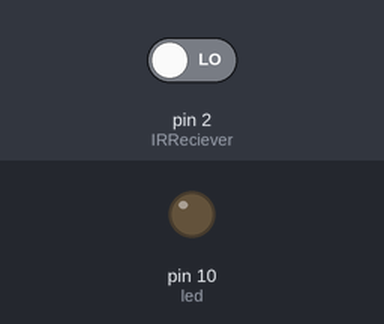
A sketch run on a simulated Arduino Uno, built with avr-gcc and run on an emulated ATmega328P. Parts: output pins drawn as LEDs (lit = HIGH). Inputs (shaded band) come from the test bench; at power-on: pin 2 (IRReciever) LOW.

Above: at 1.2 s.
1.3 s: pin 2 (IRReciever) driven HIGH
At 2.4 s:
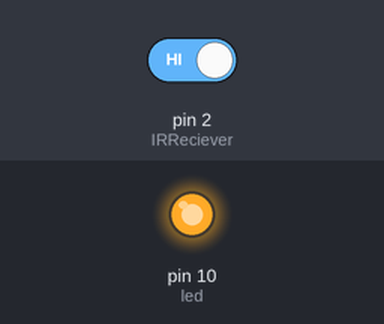
2.8 s: pin 2 (IRReciever) driven LOW
At 3.5 s:
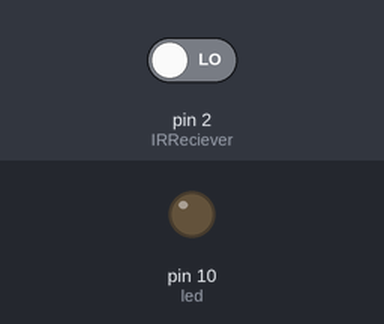
Timing chart, 0 to 5.8 s (numbered marks = the images above; inputs shaded):
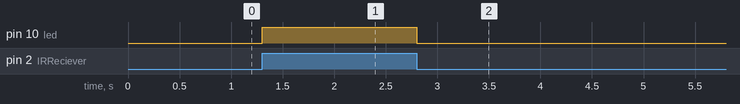

Measured:
- after the input at 1.3 s, pin 10 (led): LOW → HIGH at once
- after the input at 2.8 s, pin 10 (led): HIGH → LOW at once

The sketch:

IRReflectivetest.ino
```cpp
int led = 10;
int IRReciever=2;

void setup() {
pinMode(10,OUTPUT);
pinMode(2,INPUT);

}

void loop() {
  bool reciever= digitalRead(IRReciever);
if(reciever){
  digitalWrite(led,HIGH);
}else{
  digitalWrite(led,LOW);
}
}
```
